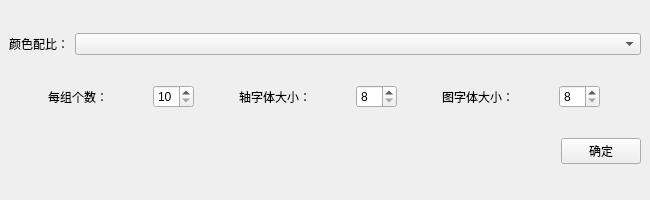
<?xml version="1.0" encoding="UTF-8"?>
<ui version="4.0">
 <class>PearsonWin</class>
 <widget class="QMainWindow" name="PearsonWin">
  <property name="geometry">
   <rect>
    <x>0</x>
    <y>0</y>
    <width>650</width>
    <height>200</height>
   </rect>
  </property>
  <property name="sizePolicy">
   <sizepolicy hsizetype="Fixed" vsizetype="Fixed">
    <horstretch>0</horstretch>
    <verstretch>0</verstretch>
   </sizepolicy>
  </property>
  <property name="minimumSize">
   <size>
    <width>650</width>
    <height>200</height>
   </size>
  </property>
  <property name="maximumSize">
   <size>
    <width>650</width>
    <height>200</height>
   </size>
  </property>
  <property name="windowTitle">
   <string>皮尔逊</string>
  </property>
  <widget class="QWidget" name="centralwidget">
   <layout class="QVBoxLayout" name="verticalLayout">
    <item>
     <layout class="QHBoxLayout" name="horizontalLayout">
      <item>
       <widget class="QLabel" name="label">
        <property name="sizePolicy">
         <sizepolicy hsizetype="Fixed" vsizetype="Preferred">
          <horstretch>0</horstretch>
          <verstretch>0</verstretch>
         </sizepolicy>
        </property>
        <property name="text">
         <string>颜色配比：</string>
        </property>
       </widget>
      </item>
      <item>
       <widget class="QComboBox" name="comboBox"/>
      </item>
     </layout>
    </item>
    <item>
     <layout class="QHBoxLayout" name="horizontalLayout_2">
      <item>
       <widget class="QLabel" name="label_2">
        <property name="sizePolicy">
         <sizepolicy hsizetype="Fixed" vsizetype="Preferred">
          <horstretch>0</horstretch>
          <verstretch>0</verstretch>
         </sizepolicy>
        </property>
        <property name="text">
         <string>每组个数：</string>
        </property>
       </widget>
      </item>
      <item>
       <widget class="QSpinBox" name="spinBox">
        <property name="sizePolicy">
         <sizepolicy hsizetype="Fixed" vsizetype="Fixed">
          <horstretch>0</horstretch>
          <verstretch>0</verstretch>
         </sizepolicy>
        </property>
        <property name="minimum">
         <number>10</number>
        </property>
        <property name="maximum">
         <number>30</number>
        </property>
        <property name="singleStep">
         <number>1</number>
        </property>
       </widget>
      </item>
      <item>
       <widget class="QLabel" name="label_4">
        <property name="sizePolicy">
         <sizepolicy hsizetype="Fixed" vsizetype="Preferred">
          <horstretch>0</horstretch>
          <verstretch>0</verstretch>
         </sizepolicy>
        </property>
        <property name="text">
         <string>轴字体大小：</string>
        </property>
       </widget>
      </item>
      <item>
       <widget class="QSpinBox" name="axesFontBox">
        <property name="sizePolicy">
         <sizepolicy hsizetype="Fixed" vsizetype="Fixed">
          <horstretch>0</horstretch>
          <verstretch>0</verstretch>
         </sizepolicy>
        </property>
        <property name="minimum">
         <number>8</number>
        </property>
        <property name="maximum">
         <number>40</number>
        </property>
       </widget>
      </item>
      <item>
       <widget class="QLabel" name="label_3">
        <property name="sizePolicy">
         <sizepolicy hsizetype="Fixed" vsizetype="Preferred">
          <horstretch>0</horstretch>
          <verstretch>0</verstretch>
         </sizepolicy>
        </property>
        <property name="text">
         <string>图字体大小：</string>
        </property>
       </widget>
      </item>
      <item>
       <widget class="QSpinBox" name="chartFontBox">
        <property name="sizePolicy">
         <sizepolicy hsizetype="Fixed" vsizetype="Fixed">
          <horstretch>0</horstretch>
          <verstretch>0</verstretch>
         </sizepolicy>
        </property>
        <property name="minimum">
         <number>8</number>
        </property>
        <property name="maximum">
         <number>30</number>
        </property>
       </widget>
      </item>
     </layout>
    </item>
    <item>
     <layout class="QHBoxLayout" name="horizontalLayout_3">
      <item>
       <spacer name="horizontalSpacer_2">
        <property name="orientation">
         <enum>Qt::Horizontal</enum>
        </property>
        <property name="sizeHint" stdset="0">
         <size>
          <width>40</width>
          <height>20</height>
         </size>
        </property>
       </spacer>
      </item>
      <item>
       <widget class="QPushButton" name="pushButton">
        <property name="sizePolicy">
         <sizepolicy hsizetype="Fixed" vsizetype="Fixed">
          <horstretch>0</horstretch>
          <verstretch>0</verstretch>
         </sizepolicy>
        </property>
        <property name="text">
         <string>确定</string>
        </property>
       </widget>
      </item>
     </layout>
    </item>
   </layout>
  </widget>
 </widget>
 <resources/>
 <connections/>
</ui>
